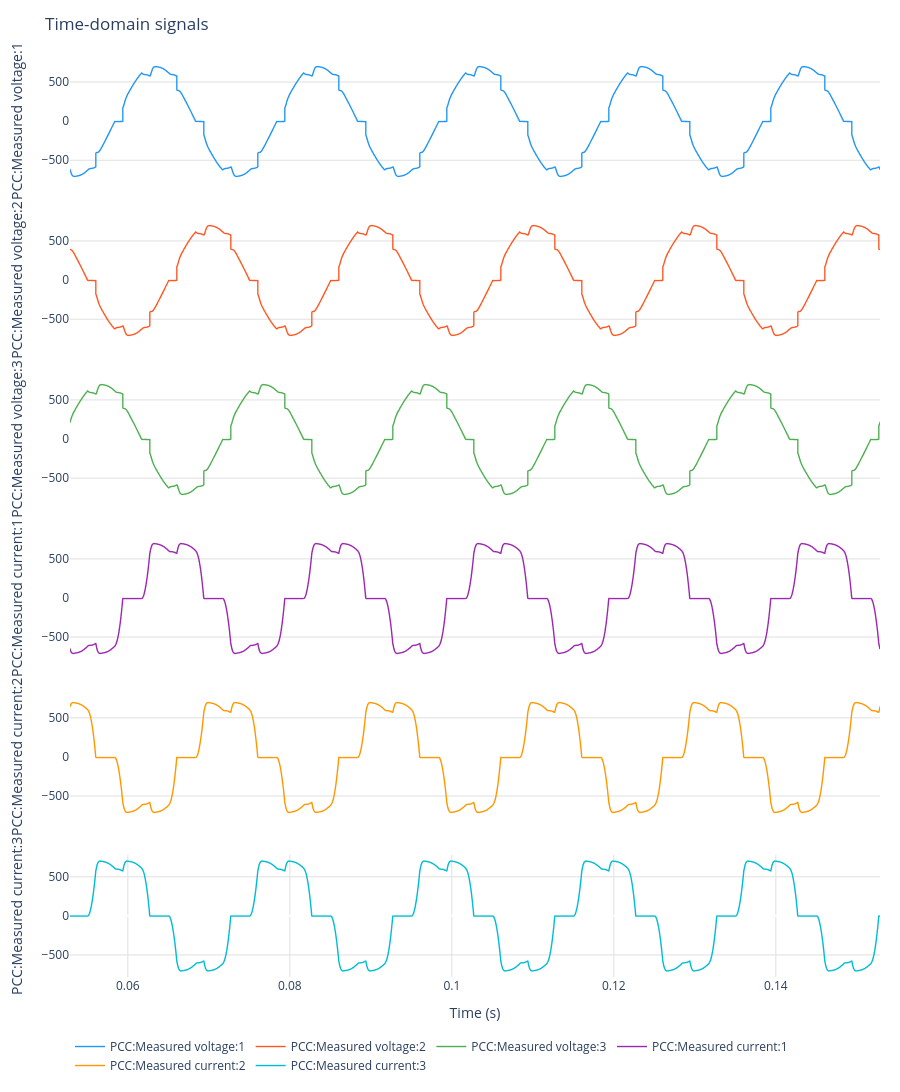

This figure's notebook cell:
### Markdown cell above
## 4 — Time-Domain Plot

> One interactive figure per file.  Within a file, `PLOT_GROUPS` controls subplot layout.

### Code cell
plot_time_domain(
    all_data,
    plot_groups    = PLOT_GROUPS,
    title_override = PLOT_TITLE,
    height_per_ch  = PLOT_HEIGHT_PER_CH,
    fig_width      = PLOT_WIDTH,
    legend_names   = LEGEND_NAMES,
    yaxis_labels   = YAXIS_LABELS,
)

### Figure 1 — Plotly figure (JSON) as saved in the notebook; plotly's stock layout.template omitted (floating-point values rounded to 4 significant figures; data arrays with more than 128 entries replaced by an {"elided": "..."} marker saying what was removed)
{"data": [{"line": {"color": "#2196F3", "width": 1.4}, "mode": "lines", "name": "PCC:Measured voltage:1", "type": "scattergl", "x": {"elided": "4351 float values"}, "xaxis": "x", "y": {"elided": "4351 float values"}, "yaxis": "y"}, {"line": {"color": "#FF5722", "width": 1.4}, "mode": "lines", "name": "PCC:Measured voltage:2", "type": "scattergl", "x": {"elided": "4351 float values"}, "xaxis": "x2", "y": {"elided": "4351 float values"}, "yaxis": "y2"}, {"line": {"color": "#4CAF50", "width": 1.4}, "mode": "lines", "name": "PCC:Measured voltage:3", "type": "scattergl", "x": {"elided": "4351 float values"}, "xaxis": "x3", "y": {"elided": "4351 float values"}, "yaxis": "y3"}, {"line": {"color": "#9C27B0", "width": 1.4}, "mode": "lines", "name": "PCC:Measured current:1", "type": "scattergl", "x": {"elided": "4351 float values"}, "xaxis": "x4", "y": {"elided": "4351 float values"}, "yaxis": "y4"}, {"line": {"color": "#FF9800", "width": 1.4}, "mode": "lines", "name": "PCC:Measured current:2", "type": "scattergl", "x": {"elided": "4351 float values"}, "xaxis": "x5", "y": {"elided": "4351 float values"}, "yaxis": "y5"}, {"line": {"color": "#00BCD4", "width": 1.4}, "mode": "lines", "name": "PCC:Measured current:3", "type": "scattergl", "x": {"elided": "4351 float values"}, "xaxis": "x6", "y": {"elided": "4351 float values"}, "yaxis": "y6"}], "layout": {"height": 1400, "hovermode": "x unified", "legend": {"bgcolor": "rgba(255,255,255,0.85)", "orientation": "h", "y": -0.06}, "margin": {"b": 70, "l": 70, "r": 20, "t": 60}, "paper_bgcolor": "white", "plot_bgcolor": "white", "title": {"text": "Time-domain signals"}, "xaxis": {"anchor": "y", "domain": [0, 1], "matches": "x6", "showticklabels": false}, "xaxis2": {"anchor": "y2", "domain": [0, 1], "matches": "x6", "showticklabels": false}, "xaxis3": {"anchor": "y3", "domain": [0, 1], "matches": "x6", "showticklabels": false}, "xaxis4": {"anchor": "y4", "domain": [0, 1], "matches": "x6", "showticklabels": false}, "xaxis5": {"anchor": "y5", "domain": [0, 1], "matches": "x6", "showticklabels": false}, "xaxis6": {"anchor": "y6", "domain": [0, 1], "gridcolor": "#e0e0e0", "showgrid": true, "title": {"text": "Time (s)"}}, "yaxis": {"anchor": "x", "domain": [0.8667, 1], "gridcolor": "#e0e0e0", "showgrid": true, "title": {"text": "PCC:Measured voltage:1"}}, "yaxis2": {"anchor": "x2", "domain": [0.6933, 0.8267], "gridcolor": "#e0e0e0", "showgrid": true, "title": {"text": "PCC:Measured voltage:2"}}, "yaxis3": {"anchor": "x3", "domain": [0.52, 0.6533], "gridcolor": "#e0e0e0", "showgrid": true, "title": {"text": "PCC:Measured voltage:3"}}, "yaxis4": {"anchor": "x4", "domain": [0.3467, 0.48], "gridcolor": "#e0e0e0", "showgrid": true, "title": {"text": "PCC:Measured current:1"}}, "yaxis5": {"anchor": "x5", "domain": [0.1733, 0.3067], "gridcolor": "#e0e0e0", "showgrid": true, "title": {"text": "PCC:Measured current:2"}}, "yaxis6": {"anchor": "x6", "domain": [0, 0.1333], "gridcolor": "#e0e0e0", "showgrid": true, "title": {"text": "PCC:Measured current:3"}}}}
